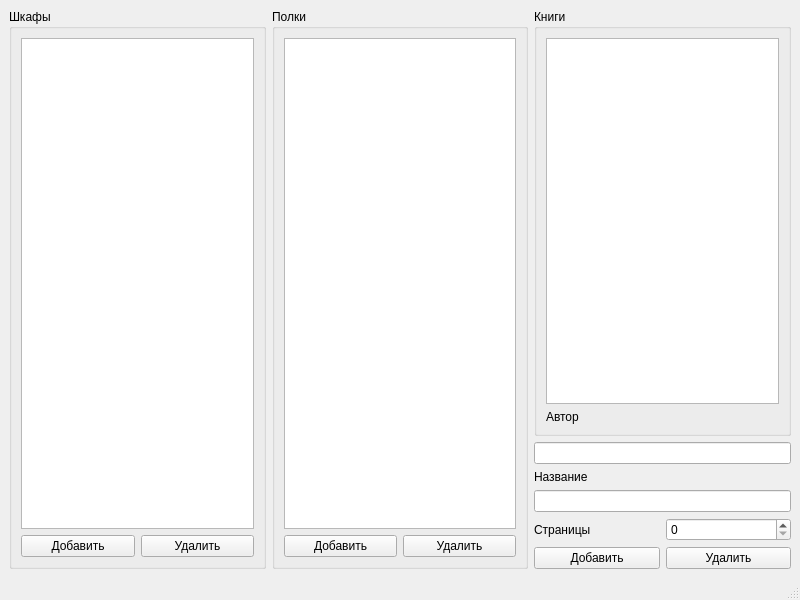
<?xml version="1.0" encoding="UTF-8"?>
<ui version="4.0">
 <class>MainWindow</class>
 <widget class="QMainWindow" name="MainWindow">
  <property name="geometry">
   <rect>
    <x>0</x>
    <y>0</y>
    <width>800</width>
    <height>600</height>
   </rect>
  </property>
  <property name="windowTitle">
   <string>MainWindow</string>
  </property>
  <widget class="QWidget" name="centralwidget">
   <layout class="QHBoxLayout" name="horizontalLayout">
    <item>
     <layout class="QVBoxLayout" name="verticalLayout">
      <item>
       <widget class="QGroupBox" name="groupBox_BShelf">
        <property name="title">
         <string>Шкафы</string>
        </property>
        <layout class="QVBoxLayout" name="verticalLayout_4">
         <item>
          <widget class="QListWidget" name="listWidget_BShelfs"/>
         </item>
         <item>
          <layout class="QHBoxLayout" name="horizontalLayout_2">
           <item>
            <widget class="QPushButton" name="pushButton_BShelf_Add">
             <property name="text">
              <string>Добавить</string>
             </property>
            </widget>
           </item>
           <item>
            <widget class="QPushButton" name="pushButton_BShelf_Del">
             <property name="text">
              <string>Удалить</string>
             </property>
            </widget>
           </item>
          </layout>
         </item>
        </layout>
       </widget>
      </item>
     </layout>
    </item>
    <item>
     <layout class="QVBoxLayout" name="verticalLayout_2">
      <item>
       <widget class="QGroupBox" name="groupBox_Shelf">
        <property name="title">
         <string>Полки</string>
        </property>
        <layout class="QVBoxLayout" name="verticalLayout_5">
         <item>
          <widget class="QListWidget" name="listWidget_SHelf"/>
         </item>
         <item>
          <layout class="QHBoxLayout" name="horizontalLayout_3">
           <item>
            <widget class="QPushButton" name="pushButton_Shelf_Add">
             <property name="text">
              <string>Добавить</string>
             </property>
            </widget>
           </item>
           <item>
            <widget class="QPushButton" name="pushButton_Shelf_Del">
             <property name="text">
              <string>Удалить</string>
             </property>
            </widget>
           </item>
          </layout>
         </item>
        </layout>
       </widget>
      </item>
     </layout>
    </item>
    <item>
     <layout class="QVBoxLayout" name="verticalLayout_3">
      <item>
       <widget class="QGroupBox" name="groupBox_Book">
        <property name="title">
         <string>Книги</string>
        </property>
        <layout class="QVBoxLayout" name="verticalLayout_6">
         <item>
          <widget class="QListWidget" name="listWidget_Book"/>
         </item>
         <item>
          <widget class="QLabel" name="label">
           <property name="text">
            <string>Автор</string>
           </property>
          </widget>
         </item>
        </layout>
       </widget>
      </item>
      <item>
       <widget class="QLineEdit" name="lineEdit_Author"/>
      </item>
      <item>
       <widget class="QLabel" name="label_name">
        <property name="text">
         <string>Название</string>
        </property>
       </widget>
      </item>
      <item>
       <widget class="QLineEdit" name="lineEdit_2"/>
      </item>
      <item>
       <layout class="QHBoxLayout" name="horizontalLayout_7">
        <item>
         <widget class="QLabel" name="label_">
          <property name="text">
           <string>Страницы</string>
          </property>
         </widget>
        </item>
        <item>
         <widget class="QSpinBox" name="spinBox_page"/>
        </item>
       </layout>
      </item>
      <item>
       <layout class="QHBoxLayout" name="horizontalLayout_11">
        <item>
         <widget class="QPushButton" name="pushButton_Book_Add">
          <property name="text">
           <string>Добавить</string>
          </property>
         </widget>
        </item>
        <item>
         <widget class="QPushButton" name="pushButton_Book_Del">
          <property name="text">
           <string>Удалить</string>
          </property>
         </widget>
        </item>
       </layout>
      </item>
     </layout>
    </item>
   </layout>
  </widget>
  <widget class="QMenuBar" name="menubar">
   <property name="geometry">
    <rect>
     <x>0</x>
     <y>0</y>
     <width>800</width>
     <height>21</height>
    </rect>
   </property>
  </widget>
  <widget class="QStatusBar" name="statusbar"/>
 </widget>
 <resources/>
 <connections/>
</ui>
